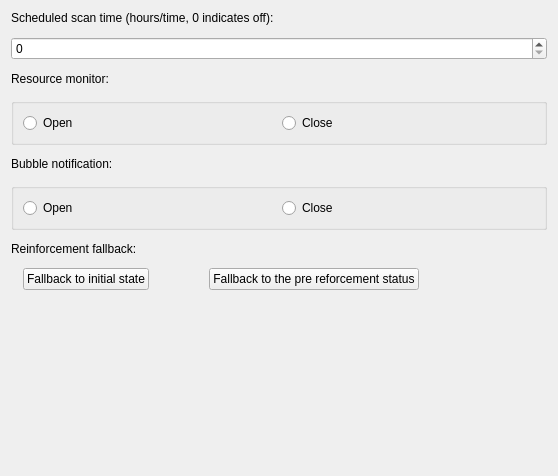
<?xml version="1.0" encoding="UTF-8"?>
<ui version="4.0">
 <class>BRSettingPage</class>
 <widget class="QWidget" name="BRSettingPage">
  <property name="geometry">
   <rect>
    <x>0</x>
    <y>0</y>
    <width>558</width>
    <height>476</height>
   </rect>
  </property>
  <property name="windowTitle">
   <string>Form</string>
  </property>
  <layout class="QVBoxLayout" name="verticalLayout_6">
   <property name="spacing">
    <number>12</number>
   </property>
   <item>
    <layout class="QVBoxLayout" name="verticalLayout_2">
     <item>
      <widget class="QLabel" name="label_2">
       <property name="text">
        <string>Scheduled scan time (hours/time, 0 indicates off):</string>
       </property>
      </widget>
     </item>
     <item>
      <widget class="QSpinBox" name="m_timeSpinBox"/>
     </item>
    </layout>
   </item>
   <item>
    <layout class="QVBoxLayout" name="verticalLayout_3">
     <item>
      <widget class="QLabel" name="label_3">
       <property name="text">
        <string>Resource monitor:</string>
       </property>
      </widget>
     </item>
     <item>
      <widget class="QGroupBox" name="groupBox_2">
       <property name="title">
        <string/>
       </property>
       <layout class="QHBoxLayout" name="horizontalLayout_2">
        <item>
         <widget class="QRadioButton" name="m_openMonitor">
          <property name="cursor">
           <cursorShape>PointingHandCursor</cursorShape>
          </property>
          <property name="text">
           <string>Open</string>
          </property>
         </widget>
        </item>
        <item>
         <widget class="QRadioButton" name="m_closeMonitor">
          <property name="cursor">
           <cursorShape>PointingHandCursor</cursorShape>
          </property>
          <property name="text">
           <string>Close</string>
          </property>
         </widget>
        </item>
       </layout>
      </widget>
     </item>
    </layout>
   </item>
   <item>
    <layout class="QVBoxLayout" name="verticalLayout_4">
     <item>
      <widget class="QLabel" name="label_4">
       <property name="text">
        <string>Bubble notification:</string>
       </property>
      </widget>
     </item>
     <item>
      <widget class="QGroupBox" name="groupBox">
       <property name="title">
        <string/>
       </property>
       <layout class="QHBoxLayout" name="horizontalLayout_3">
        <item>
         <widget class="QRadioButton" name="m_openNotify">
          <property name="cursor">
           <cursorShape>PointingHandCursor</cursorShape>
          </property>
          <property name="text">
           <string>Open</string>
          </property>
         </widget>
        </item>
        <item>
         <widget class="QRadioButton" name="m_closeNotify">
          <property name="cursor">
           <cursorShape>PointingHandCursor</cursorShape>
          </property>
          <property name="text">
           <string>Close</string>
          </property>
         </widget>
        </item>
       </layout>
      </widget>
     </item>
    </layout>
   </item>
   <item>
    <layout class="QVBoxLayout" name="verticalLayout_5">
     <item>
      <widget class="QLabel" name="label_5">
       <property name="text">
        <string>Reinforcement fallback:</string>
       </property>
      </widget>
     </item>
     <item>
      <layout class="QHBoxLayout" name="horizontalLayout_4">
       <property name="spacing">
        <number>60</number>
       </property>
       <property name="leftMargin">
        <number>12</number>
       </property>
       <item>
        <widget class="QPushButton" name="m_fallbackInit">
         <property name="cursor">
          <cursorShape>PointingHandCursor</cursorShape>
         </property>
         <property name="text">
          <string>Fallback to initial state</string>
         </property>
        </widget>
       </item>
       <item>
        <widget class="QPushButton" name="m_fallbackPrevious">
         <property name="cursor">
          <cursorShape>PointingHandCursor</cursorShape>
         </property>
         <property name="text">
          <string>Fallback to the pre reforcement status</string>
         </property>
        </widget>
       </item>
       <item>
        <spacer name="horizontalSpacer_2">
         <property name="orientation">
          <enum>Qt::Horizontal</enum>
         </property>
         <property name="sizeHint" stdset="0">
          <size>
           <width>40</width>
           <height>20</height>
          </size>
         </property>
        </spacer>
       </item>
      </layout>
     </item>
    </layout>
   </item>
   <item>
    <spacer name="verticalSpacer">
     <property name="orientation">
      <enum>Qt::Vertical</enum>
     </property>
     <property name="sizeHint" stdset="0">
      <size>
       <width>20</width>
       <height>40</height>
      </size>
     </property>
    </spacer>
   </item>
  </layout>
 </widget>
 <resources/>
 <connections/>
</ui>
